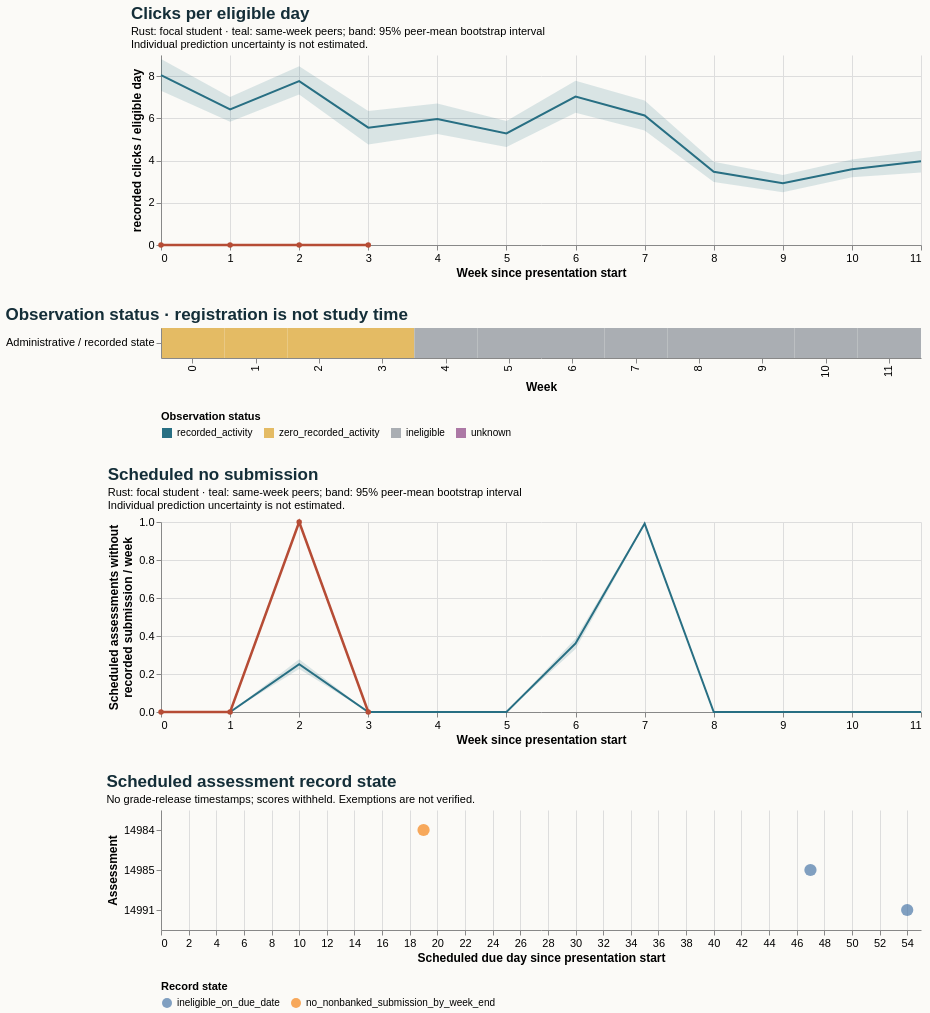

This figure's Vega-Lite source:
### Vega-Lite specification from a JSON file in a GitHub repository (floating-point values rounded to 4 significant figures)
{"$schema": "https://vega.github.io/schema/vega-lite/v5.20.1.json", "config": {"axis": {"labelFontSize": 11, "titleFontSize": 12}, "background": "#fbfaf7", "font": "sans-serif", "title": {"anchor": "start", "color": "#142e38", "fontSize": 17, "subtitleFontSize": 11}, "view": {"continuousHeight": 300, "continuousWidth": 300, "stroke": null}}, "datasets": {"data-0021f55af16eb463a5075f462447e533": [{"end_day": 6, "focal_value": 0.0, "peer_ci_high": 8.806, "peer_ci_low": 7.303, "peer_mean": 8.043, "peer_observations": 1181, "peer_people": 1181, "reference": "course", "unit": "recorded clicks / eligible day", "week": 0}, {"end_day": 13, "focal_value": 0.0, "peer_ci_high": 7.013, "peer_ci_low": 5.833, "peer_mean": 6.426, "peer_observations": 1171, "peer_people": 1171, "reference": "course", "unit": "recorded clicks / eligible day", "week": 1}, {"end_day": 20, "focal_value": 0.0, "peer_ci_high": 8.469, "peer_ci_low": 7.129, "peer_mean": 7.763, "peer_observations": 1152, "peer_people": 1152, "reference": "course", "unit": "recorded clicks / eligible day", "week": 2}, {"end_day": 27, "focal_value": 0.0, "peer_ci_high": 6.353, "peer_ci_low": 4.763, "peer_mean": 5.559, "peer_observations": 1144, "peer_people": 1144, "reference": "course", "unit": "recorded clicks / eligible day", "week": 3}, {"end_day": 34, "focal_value": null, "peer_ci_high": 6.705, "peer_ci_low": 5.255, "peer_mean": 5.969, "peer_observations": 1103, "peer_people": 1103, "reference": "course", "unit": "recorded clicks / eligible day", "week": 4}, {"end_day": 41, "focal_value": null, "peer_ci_high": 5.876, "peer_ci_low": 4.64, "peer_mean": 5.284, "peer_observations": 1096, "peer_people": 1096, "reference": "course", "unit": "recorded clicks / eligible day", "week": 5}, {"end_day": 48, "focal_value": null, "peer_ci_high": 7.78, "peer_ci_low": 6.265, "peer_mean": 7.027, "peer_observations": 1084, "peer_people": 1084, "reference": "course", "unit": "recorded clicks / eligible day", "week": 6}, {"end_day": 55, "focal_value": null, "peer_ci_high": 6.845, "peer_ci_low": 5.42, "peer_mean": 6.137, "peer_observations": 1068, "peer_people": 1068, "reference": "course", "unit": "recorded clicks / eligible day", "week": 7}, {"end_day": 62, "focal_value": null, "peer_ci_high": 3.941, "peer_ci_low": 2.989, "peer_mean": 3.472, "peer_observations": 1058, "peer_people": 1058, "reference": "course", "unit": "recorded clicks / eligible day", "week": 8}, {"end_day": 69, "focal_value": null, "peer_ci_high": 3.312, "peer_ci_low": 2.499, "peer_mean": 2.921, "peer_observations": 1041, "peer_people": 1041, "reference": "course", "unit": "recorded clicks / eligible day", "week": 9}, {"end_day": 76, "focal_value": null, "peer_ci_high": 4.051, "peer_ci_low": 3.211, "peer_mean": 3.586, "peer_observations": 1035, "peer_people": 1035, "reference": "course", "unit": "recorded clicks / eligible day", "week": 10}, {"end_day": 83, "focal_value": null, "peer_ci_high": 4.464, "peer_ci_low": 3.435, "peer_mean": 3.962, "peer_observations": 1030, "peer_people": 1030, "reference": "course", "unit": "recorded clicks / eligible day", "week": 11}], "data-742c6a8fb82c8370de9a3a588a9fd194": [{"eligible_days": 7.0, "end_day": 6, "logging_completeness": "unknown", "observation_status": "zero_recorded_activity", "row": "Administrative / recorded state", "score_status": "withheld_release_time_unknown", "start_day": 0, "value": 0.0, "week": 0}, {"eligible_days": 7.0, "end_day": 13, "logging_completeness": "unknown", "observation_status": "zero_recorded_activity", "row": "Administrative / recorded state", "score_status": "withheld_release_time_unknown", "start_day": 7, "value": 0.0, "week": 1}, {"eligible_days": 7.0, "end_day": 20, "logging_completeness": "unknown", "observation_status": "zero_recorded_activity", "row": "Administrative / recorded state", "score_status": "withheld_release_time_unknown", "start_day": 14, "value": 0.0, "week": 2}, {"eligible_days": 6.0, "end_day": 27, "logging_completeness": "unknown", "observation_status": "zero_recorded_activity", "row": "Administrative / recorded state", "score_status": "withheld_release_time_unknown", "start_day": 21, "value": 0.0, "week": 3}, {"eligible_days": 0.0, "end_day": 34, "logging_completeness": "unknown", "observation_status": "ineligible", "row": "Administrative / recorded state", "score_status": "withheld_release_time_unknown", "start_day": 28, "value": null, "week": 4}, {"eligible_days": 0.0, "end_day": 41, "logging_completeness": "unknown", "observation_status": "ineligible", "row": "Administrative / recorded state", "score_status": "withheld_release_time_unknown", "start_day": 35, "value": null, "week": 5}, {"eligible_days": 0.0, "end_day": 48, "logging_completeness": "unknown", "observation_status": "ineligible", "row": "Administrative / recorded state", "score_status": "withheld_release_time_unknown", "start_day": 42, "value": null, "week": 6}, {"eligible_days": 0.0, "end_day": 55, "logging_completeness": "unknown", "observation_status": "ineligible", "row": "Administrative / recorded state", "score_status": "withheld_release_time_unknown", "start_day": 49, "value": null, "week": 7}, {"eligible_days": 0.0, "end_day": 62, "logging_completeness": "unknown", "observation_status": "ineligible", "row": "Administrative / recorded state", "score_status": "withheld_release_time_unknown", "start_day": 56, "value": null, "week": 8}, {"eligible_days": 0.0, "end_day": 69, "logging_completeness": "unknown", "observation_status": "ineligible", "row": "Administrative / recorded state", "score_status": "withheld_release_time_unknown", "start_day": 63, "value": null, "week": 9}, {"eligible_days": 0.0, "end_day": 76, "logging_completeness": "unknown", "observation_status": "ineligible", "row": "Administrative / recorded state", "score_status": "withheld_release_time_unknown", "start_day": 70, "value": null, "week": 10}, {"eligible_days": 0.0, "end_day": 83, "logging_completeness": "unknown", "observation_status": "ineligible", "row": "Administrative / recorded state", "score_status": "withheld_release_time_unknown", "start_day": 77, "value": null, "week": 11}], "data-ea80d459db51dd3426a4340c70c08077": [{"end_day": 6, "focal_value": 0.0, "peer_ci_high": 0.0, "peer_ci_low": 0.0, "peer_mean": 0.0, "peer_observations": 1181, "peer_people": 1181, "reference": "course", "unit": "scheduled assessments without recorded submission / week", "week": 0}, {"end_day": 13, "focal_value": 0.0, "peer_ci_high": 0.0, "peer_ci_low": 0.0, "peer_mean": 0.0, "peer_observations": 1171, "peer_people": 1171, "reference": "course", "unit": "scheduled assessments without recorded submission / week", "week": 1}, {"end_day": 20, "focal_value": 1.0, "peer_ci_high": 0.2782, "peer_ci_low": 0.2257, "peer_mean": 0.2517, "peer_observations": 1152, "peer_people": 1152, "reference": "course", "unit": "scheduled assessments without recorded submission / week", "week": 2}, {"end_day": 27, "focal_value": 0.0, "peer_ci_high": 0.0, "peer_ci_low": 0.0, "peer_mean": 0.0, "peer_observations": 1144, "peer_people": 1144, "reference": "course", "unit": "scheduled assessments without recorded submission / week", "week": 3}, {"end_day": 34, "focal_value": null, "peer_ci_high": 0.0, "peer_ci_low": 0.0, "peer_mean": 0.0, "peer_observations": 1103, "peer_people": 1103, "reference": "course", "unit": "scheduled assessments without recorded submission / week", "week": 4}, {"end_day": 41, "focal_value": null, "peer_ci_high": 0.0, "peer_ci_low": 0.0, "peer_mean": 0.0, "peer_observations": 1096, "peer_people": 1096, "reference": "course", "unit": "scheduled assessments without recorded submission / week", "week": 5}, {"end_day": 48, "focal_value": null, "peer_ci_high": 0.3865, "peer_ci_low": 0.3316, "peer_mean": 0.3607, "peer_observations": 1084, "peer_people": 1084, "reference": "course", "unit": "scheduled assessments without recorded submission / week", "week": 6}, {"end_day": 55, "focal_value": null, "peer_ci_high": 0.9963, "peer_ci_low": 0.986, "peer_mean": 0.9916, "peer_observations": 1068, "peer_people": 1068, "reference": "course", "unit": "scheduled assessments without recorded submission / week", "week": 7}, {"end_day": 62, "focal_value": null, "peer_ci_high": 0.0, "peer_ci_low": 0.0, "peer_mean": 0.0, "peer_observations": 1058, "peer_people": 1058, "reference": "course", "unit": "scheduled assessments without recorded submission / week", "week": 8}, {"end_day": 69, "focal_value": null, "peer_ci_high": 0.0, "peer_ci_low": 0.0, "peer_mean": 0.0, "peer_observations": 1041, "peer_people": 1041, "reference": "course", "unit": "scheduled assessments without recorded submission / week", "week": 9}, {"end_day": 76, "focal_value": null, "peer_ci_high": 0.0, "peer_ci_low": 0.0, "peer_mean": 0.0, "peer_observations": 1035, "peer_people": 1035, "reference": "course", "unit": "scheduled assessments without recorded submission / week", "week": 10}, {"end_day": 83, "focal_value": null, "peer_ci_high": 0.0, "peer_ci_low": 0.0, "peer_mean": 0.0, "peer_observations": 1030, "peer_people": 1030, "reference": "course", "unit": "scheduled assessments without recorded submission / week", "week": 11}], "data-ff9765e3422a4aa2a152b5585da6fc39": [{"as_of_day": 20, "assessment_id": 14984, "course": "BBB_2013B", "due_day": 19, "person_id": 143854, "score_status": "withheld_release_time_unknown", "state": "no_nonbanked_submission_by_week_end", "week": 2}, {"as_of_day": 48, "assessment_id": 14985, "course": "BBB_2013B", "due_day": 47, "person_id": 143854, "score_status": "withheld_release_time_unknown", "state": "ineligible_on_due_date", "week": 6}, {"as_of_day": 55, "assessment_id": 14991, "course": "BBB_2013B", "due_day": 54, "person_id": 143854, "score_status": "withheld_release_time_unknown", "state": "ineligible_on_due_date", "week": 7}]}, "resolve": {"scale": {"color": "independent"}}, "spacing": 28, "vconcat": [{"data": {"name": "data-0021f55af16eb463a5075f462447e533"}, "height": 190, "layer": [{"encoding": {"x": {"axis": {"tickMinStep": 1}, "field": "week", "title": "Week since presentation start", "type": "quantitative"}, "y": {"field": "peer_ci_low", "scale": {"zero": true}, "title": "recorded clicks / eligible day", "type": "quantitative"}, "y2": {"field": "peer_ci_high"}}, "mark": {"color": "#286f83", "opacity": 0.16, "type": "area"}}, {"encoding": {"tooltip": [{"field": "week", "type": "quantitative"}, {"field": "peer_mean", "type": "quantitative"}, {"field": "peer_people", "type": "quantitative"}, {"field": "peer_observations", "type": "quantitative"}], "x": {"field": "week", "type": "quantitative"}, "y": {"field": "peer_mean", "type": "quantitative"}}, "mark": {"color": "#286f83", "strokeWidth": 2, "type": "line"}}, {"encoding": {"tooltip": [{"field": "week", "type": "quantitative"}, {"field": "focal_value", "type": "quantitative"}], "x": {"field": "week", "type": "quantitative"}, "y": {"field": "focal_value", "type": "quantitative"}}, "mark": {"color": "#b64c35", "point": {"color": "#b64c35"}, "strokeWidth": 2.5, "type": "line"}}], "title": {"subtitle": ["Rust: focal student · teal: same-week peers; band: 95% peer-mean bootstrap interval", "Individual prediction uncertainty is not estimated."], "text": "Clicks per eligible day"}, "width": 760}, {"data": {"name": "data-742c6a8fb82c8370de9a3a588a9fd194"}, "encoding": {"color": {"field": "observation_status", "legend": {"labelLimit": 260, "orient": "bottom"}, "scale": {"domain": ["recorded_activity", "zero_recorded_activity", "ineligible", "unknown"], "range": ["#286f83", "#e4bb64", "#aaaeb3", "#ac78a5"]}, "title": "Observation status", "type": "nominal"}, "tooltip": [{"field": "week", "type": "quantitative"}, {"field": "eligible_days", "type": "quantitative"}, {"field": "observation_status", "type": "nominal"}, {"field": "logging_completeness", "type": "nominal"}], "x": {"field": "week", "title": "Week", "type": "ordinal"}, "y": {"field": "row", "title": null, "type": "nominal"}}, "height": 30, "mark": {"type": "rect"}, "title": "Observation status · registration is not study time", "width": 760}, {"data": {"name": "data-ea80d459db51dd3426a4340c70c08077"}, "height": 190, "layer": [{"encoding": {"x": {"axis": {"tickMinStep": 1}, "field": "week", "title": "Week since presentation start", "type": "quantitative"}, "y": {"field": "peer_ci_low", "scale": {"zero": true}, "title": ["Scheduled assessments without", "recorded submission / week"], "type": "quantitative"}, "y2": {"field": "peer_ci_high"}}, "mark": {"color": "#286f83", "opacity": 0.16, "type": "area"}}, {"encoding": {"tooltip": [{"field": "week", "type": "quantitative"}, {"field": "peer_mean", "type": "quantitative"}, {"field": "peer_people", "type": "quantitative"}, {"field": "peer_observations", "type": "quantitative"}], "x": {"field": "week", "type": "quantitative"}, "y": {"field": "peer_mean", "type": "quantitative"}}, "mark": {"color": "#286f83", "strokeWidth": 2, "type": "line"}}, {"encoding": {"tooltip": [{"field": "week", "type": "quantitative"}, {"field": "focal_value", "type": "quantitative"}], "x": {"field": "week", "type": "quantitative"}, "y": {"field": "focal_value", "type": "quantitative"}}, "mark": {"color": "#b64c35", "point": {"color": "#b64c35"}, "strokeWidth": 2.5, "type": "line"}}], "title": {"subtitle": ["Rust: focal student · teal: same-week peers; band: 95% peer-mean bootstrap interval", "Individual prediction uncertainty is not estimated."], "text": "Scheduled no submission"}, "width": 760}, {"data": {"name": "data-ff9765e3422a4aa2a152b5585da6fc39"}, "encoding": {"color": {"field": "state", "legend": {"labelLimit": 400, "orient": "bottom"}, "title": "Record state", "type": "nominal"}, "tooltip": [{"field": "assessment_id", "type": "quantitative"}, {"field": "due_day", "type": "quantitative"}, {"field": "as_of_day", "type": "quantitative"}, {"field": "state", "type": "nominal"}, {"field": "score_status", "type": "nominal"}], "x": {"field": "due_day", "title": "Scheduled due day since presentation start", "type": "quantitative"}, "y": {"field": "assessment_id", "title": "Assessment", "type": "nominal"}}, "height": 120, "mark": {"filled": true, "size": 150, "type": "point"}, "title": {"subtitle": "No grade-release timestamps; scores withheld. Exemptions are not verified.", "text": "Scheduled assessment record state"}, "width": 760}]}
